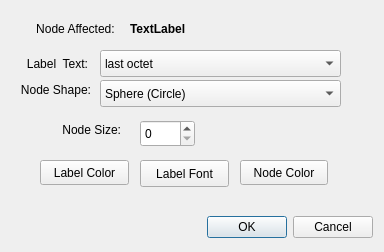
<?xml version="1.0" encoding="UTF-8"?>
<ui version="4.0">
 <class>nodeConfigurationDialog</class>
 <widget class="QDialog" name="nodeConfigurationDialog">
  <property name="geometry">
   <rect>
    <x>0</x>
    <y>0</y>
    <width>384</width>
    <height>252</height>
   </rect>
  </property>
  <property name="windowTitle">
   <string>Node Configuration</string>
  </property>
  <widget class="QDialogButtonBox" name="buttonBox">
   <property name="geometry">
    <rect>
     <x>190</x>
     <y>210</y>
     <width>183</width>
     <height>34</height>
    </rect>
   </property>
   <property name="orientation">
    <enum>Qt::Horizontal</enum>
   </property>
   <property name="standardButtons">
    <set>QDialogButtonBox::Cancel|QDialogButtonBox::Ok</set>
   </property>
  </widget>
  <widget class="QToolButton" name="nodeColorButton">
   <property name="geometry">
    <rect>
     <x>240</x>
     <y>160</y>
     <width>88</width>
     <height>25</height>
    </rect>
   </property>
   <property name="text">
    <string>Node Color</string>
   </property>
  </widget>
  <widget class="QPushButton" name="labelFontButton">
   <property name="geometry">
    <rect>
     <x>140</x>
     <y>160</y>
     <width>89</width>
     <height>27</height>
    </rect>
   </property>
   <property name="text">
    <string>Label Font</string>
   </property>
  </widget>
  <widget class="QComboBox" name="labelComboBox">
   <property name="geometry">
    <rect>
     <x>100</x>
     <y>50</y>
     <width>241</width>
     <height>27</height>
    </rect>
   </property>
   <item>
    <property name="text">
     <string>last octet</string>
    </property>
   </item>
   <item>
    <property name="text">
     <string>two octets</string>
    </property>
   </item>
   <item>
    <property name="text">
     <string>three octets</string>
    </property>
   </item>
   <item>
    <property name="text">
     <string>four octets</string>
    </property>
   </item>
   <item>
    <property name="text">
     <string>hostname</string>
    </property>
   </item>
   <item>
    <property name="text">
     <string>free form</string>
    </property>
   </item>
   <item>
    <property name="text">
     <string>none</string>
    </property>
   </item>
  </widget>
  <widget class="QLabel" name="label">
   <property name="geometry">
    <rect>
     <x>9</x>
     <y>55</y>
     <width>79</width>
     <height>17</height>
    </rect>
   </property>
   <property name="text">
    <string>Label  Text:</string>
   </property>
   <property name="alignment">
    <set>Qt::AlignRight|Qt::AlignTrailing|Qt::AlignVCenter</set>
   </property>
  </widget>
  <widget class="QLabel" name="labelWhichNode">
   <property name="geometry">
    <rect>
     <x>130</x>
     <y>20</y>
     <width>231</width>
     <height>17</height>
    </rect>
   </property>
   <property name="font">
    <font>
     <weight>75</weight>
     <bold>true</bold>
    </font>
   </property>
   <property name="text">
    <string>TextLabel</string>
   </property>
  </widget>
  <widget class="QToolButton" name="labelColorButton">
   <property name="geometry">
    <rect>
     <x>40</x>
     <y>160</y>
     <width>89</width>
     <height>25</height>
    </rect>
   </property>
   <property name="text">
    <string>Label Color</string>
   </property>
  </widget>
  <widget class="QLabel" name="label_2">
   <property name="geometry">
    <rect>
     <x>10</x>
     <y>20</y>
     <width>108</width>
     <height>17</height>
    </rect>
   </property>
   <property name="text">
    <string>Node Affected: </string>
   </property>
   <property name="alignment">
    <set>Qt::AlignRight|Qt::AlignTrailing|Qt::AlignVCenter</set>
   </property>
  </widget>
  <widget class="QLabel" name="nodeShapeLabel">
   <property name="geometry">
    <rect>
     <x>0</x>
     <y>80</y>
     <width>91</width>
     <height>20</height>
    </rect>
   </property>
   <property name="text">
    <string>Node Shape:</string>
   </property>
   <property name="alignment">
    <set>Qt::AlignRight|Qt::AlignTrailing|Qt::AlignVCenter</set>
   </property>
  </widget>
  <widget class="QComboBox" name="nodeShapeComboBox">
   <property name="geometry">
    <rect>
     <x>100</x>
     <y>80</y>
     <width>241</width>
     <height>27</height>
    </rect>
   </property>
   <item>
    <property name="text">
     <string>Sphere (Circle)</string>
    </property>
   </item>
   <item>
    <property name="text">
     <string>Cube (Square)</string>
    </property>
   </item>
   <item>
    <property name="text">
     <string>Torus (Circle)</string>
    </property>
   </item>
   <item>
    <property name="text">
     <string>Teapot (Square)</string>
    </property>
   </item>
   <item>
    <property name="text">
     <string>Pyramid (Triangle)</string>
    </property>
   </item>
  </widget>
  <widget class="QSpinBox" name="nodeSizeSpinBox">
   <property name="geometry">
    <rect>
     <x>140</x>
     <y>120</y>
     <width>55</width>
     <height>27</height>
    </rect>
   </property>
  </widget>
  <widget class="QLabel" name="nodeShapeLabel_2">
   <property name="geometry">
    <rect>
     <x>30</x>
     <y>120</y>
     <width>91</width>
     <height>20</height>
    </rect>
   </property>
   <property name="text">
    <string>Node Size:</string>
   </property>
   <property name="alignment">
    <set>Qt::AlignRight|Qt::AlignTrailing|Qt::AlignVCenter</set>
   </property>
  </widget>
 </widget>
 <resources/>
 <connections>
  <connection>
   <sender>buttonBox</sender>
   <signal>accepted()</signal>
   <receiver>nodeConfigurationDialog</receiver>
   <slot>accept()</slot>
   <hints>
    <hint type="sourcelabel">
     <x>248</x>
     <y>254</y>
    </hint>
    <hint type="destinationlabel">
     <x>157</x>
     <y>274</y>
    </hint>
   </hints>
  </connection>
  <connection>
   <sender>buttonBox</sender>
   <signal>rejected()</signal>
   <receiver>nodeConfigurationDialog</receiver>
   <slot>reject()</slot>
   <hints>
    <hint type="sourcelabel">
     <x>316</x>
     <y>260</y>
    </hint>
    <hint type="destinationlabel">
     <x>286</x>
     <y>274</y>
    </hint>
   </hints>
  </connection>
  <connection>
   <sender>labelColorButton</sender>
   <signal>clicked()</signal>
   <receiver>nodeConfigurationDialog</receiver>
   <slot>setNodeLabelColor()</slot>
   <hints>
    <hint type="sourcelabel">
     <x>54</x>
     <y>102</y>
    </hint>
    <hint type="destinationlabel">
     <x>191</x>
     <y>82</y>
    </hint>
   </hints>
  </connection>
  <connection>
   <sender>labelFontButton</sender>
   <signal>clicked()</signal>
   <receiver>nodeConfigurationDialog</receiver>
   <slot>setNodeLabelFont()</slot>
   <hints>
    <hint type="sourcelabel">
     <x>154</x>
     <y>103</y>
    </hint>
    <hint type="destinationlabel">
     <x>191</x>
     <y>82</y>
    </hint>
   </hints>
  </connection>
  <connection>
   <sender>nodeColorButton</sender>
   <signal>clicked()</signal>
   <receiver>nodeConfigurationDialog</receiver>
   <slot>setNodeColor()</slot>
   <hints>
    <hint type="sourcelabel">
     <x>253</x>
     <y>102</y>
    </hint>
    <hint type="destinationlabel">
     <x>191</x>
     <y>82</y>
    </hint>
   </hints>
  </connection>
  <connection>
   <sender>labelComboBox</sender>
   <signal>activated(QString)</signal>
   <receiver>nodeConfigurationDialog</receiver>
   <slot>setNodeLabel(QString)</slot>
   <hints>
    <hint type="sourcelabel">
     <x>220</x>
     <y>63</y>
    </hint>
    <hint type="destinationlabel">
     <x>191</x>
     <y>82</y>
    </hint>
   </hints>
  </connection>
  <connection>
   <sender>nodeShapeComboBox</sender>
   <signal>activated(QString)</signal>
   <receiver>nodeConfigurationDialog</receiver>
   <slot>setNodeShape(QString)</slot>
   <hints>
    <hint type="sourcelabel">
     <x>220</x>
     <y>93</y>
    </hint>
    <hint type="destinationlabel">
     <x>191</x>
     <y>105</y>
    </hint>
   </hints>
  </connection>
  <connection>
   <sender>nodeSizeSpinBox</sender>
   <signal>valueChanged(int)</signal>
   <receiver>nodeConfigurationDialog</receiver>
   <slot>setNodeSize(int)</slot>
   <hints>
    <hint type="sourcelabel">
     <x>167</x>
     <y>133</y>
    </hint>
    <hint type="destinationlabel">
     <x>191</x>
     <y>125</y>
    </hint>
   </hints>
  </connection>
 </connections>
 <slots>
  <slot>setNodeColor()</slot>
  <slot>setNodeLabelFont()</slot>
  <slot>setNodeLabelColor()</slot>
  <slot>setNodeLabel(QString)</slot>
  <slot>setNodeShape(QString)</slot>
  <slot>setNodeProperty(QString)</slot>
  <slot>setNodeSize(int)</slot>
  <slot>nodeClicked(int)</slot>
 </slots>
</ui>
